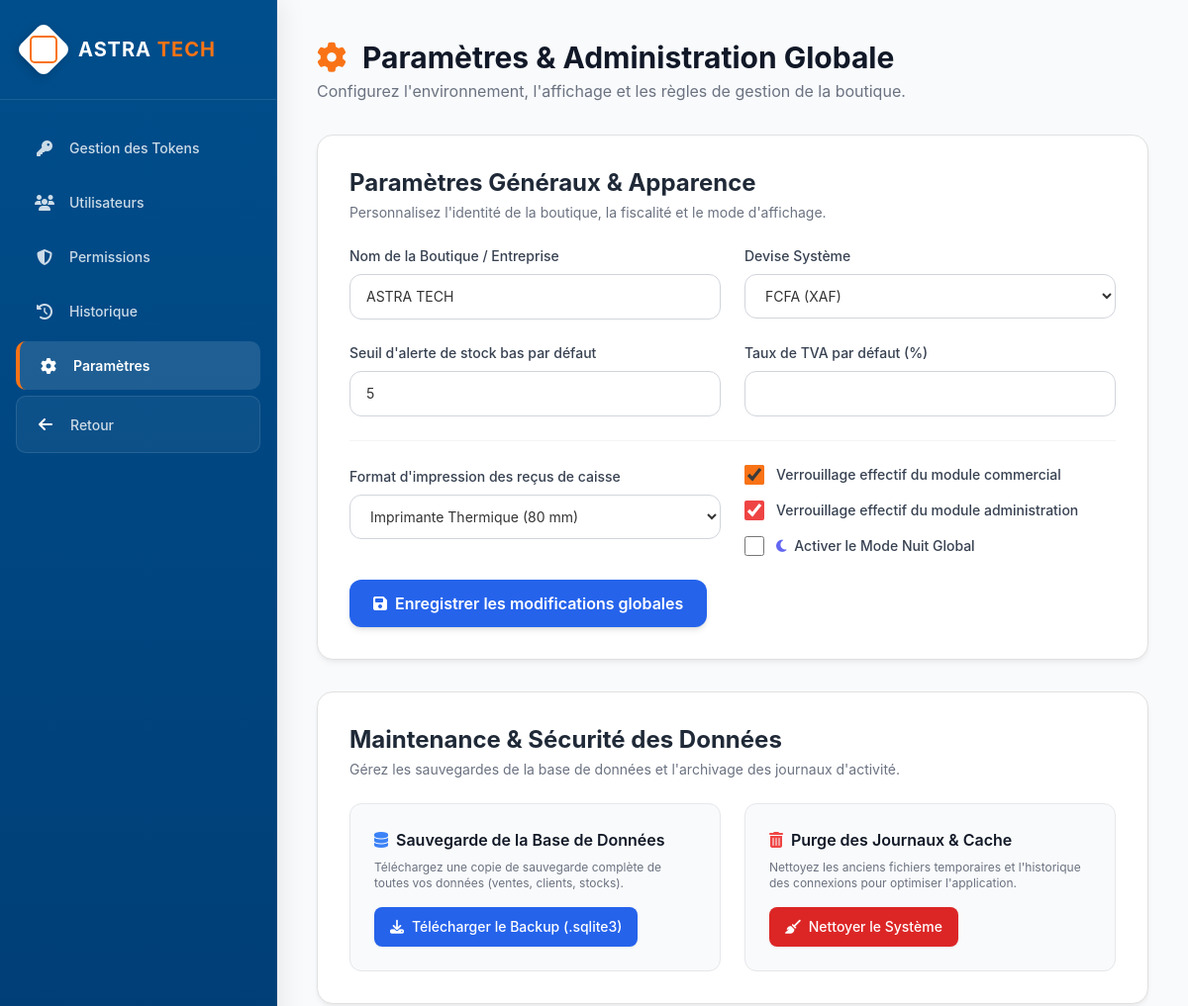
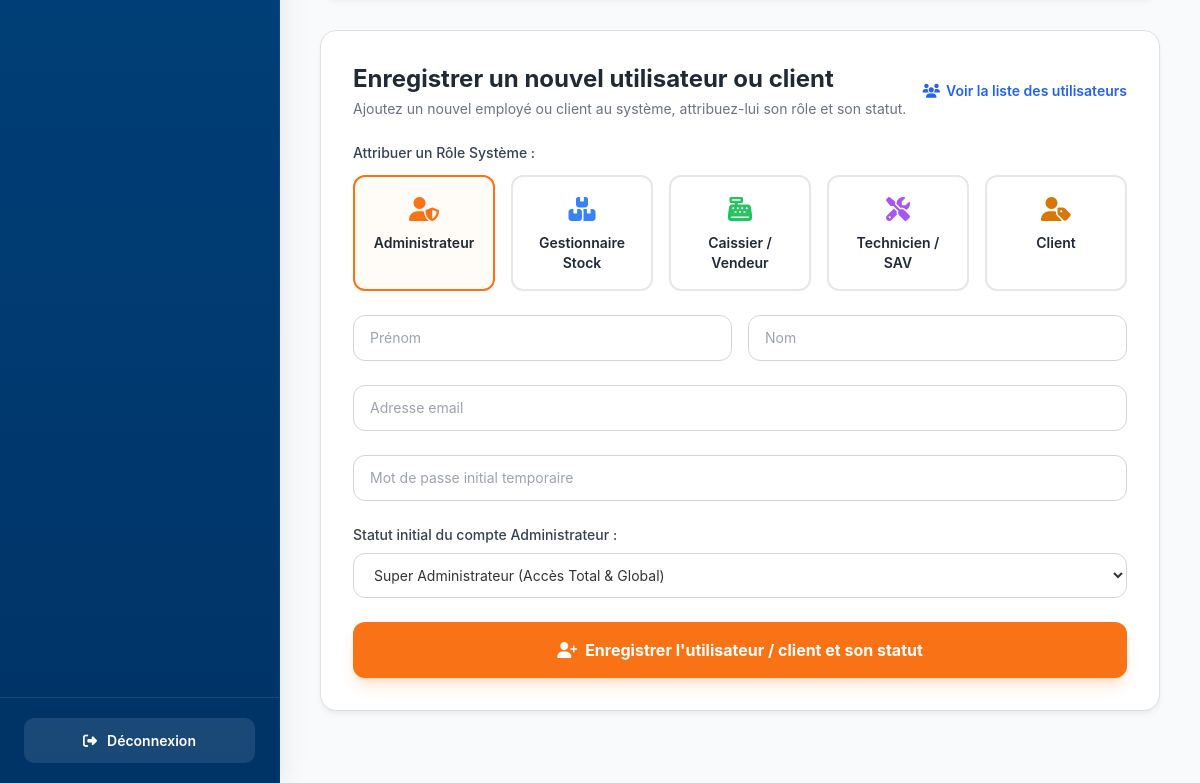
/parametres/ (signed in), run on the app's committed database (2 pictures, top to bottom).
### astra/models.py (models this page shows, shortened)
class ParametreGlobal(models.Model):
    nom_boutique = models.CharField(
        max_length=255,
        default="ASTRA TECH"
    )
    verrou_commercial = models.BooleanField(
        default=False
    )
    verrou_admin = models.BooleanField(
        default=False
    )
    seuil_stock = models.IntegerField(
        default=5
    )
    taux_tva = models.DecimalField(
        max_digits=5,
        decimal_places=2,
        default=19.25
    )

### astra/views.py (the view, shortened to what this page needs)
# urls.py: path("parametres/", views.parametres_page_view, name="parametres_page"),
@role_required(allowed_roles=['admin','entreprise'])
def parametres_page_view(request):
    config, created = ParametreGlobal.objects.get_or_create(id=1)
    context = {
        'config': config
    }
    return render(request, 'astra/parametres.html', context)

### astra/Templates/astra/parametres.html (shortened to what this page needs)
<!DOCTYPE html>
<html lang="fr">
<head>
    <script src="https://cdn.tailwindcss.com"></script>
    <link rel="stylesheet" href="https://cdnjs.cloudflare.com/ajax/libs/font-awesome/6.4.0/css/all.min.css">
</head>
<body>
    <aside class="sidebar">
        <div class="sidebar-brand">
            <div class="sidebar-logo">
                <div class="sidebar-logo-inner"></div>
            </div>
            <div class="sidebar-title">ASTRA <span>TECH</span></div>
        </div>
        <ul class="nav-menu">
            <li><a href="{% url 'astra:token_accueil' %}"><i class="fas fa-key"></i> Gestion des Tokens</a></li>
            <li><a href="{% url 'astra:page_utilisateurs' %}"><i class="fas fa-users"></i> Utilisateurs</a></li>
            <li><a href="{% url 'astra:permissions_page' %}"><i class="fas fa-shield-alt"></i> Permissions</a></li>
            <li><a href="{% url 'astra:historiques_page' %}"><i class="fas fa-history"></i> Historique</a></li>
            <li><a href="{% url 'astra:parametres_page' %}" class="active"><i class="fas fa-cog"></i> Paramètres</a></li>
            <li>
                <a href="#" onclick="history.back(); return false;" class="back-link">
                    <i class="fas fa-arrow-left text-white text-lg"></i>
                    <span>Retour</span>
                </a>
            </li>
        </ul>
        <div class="sidebar-footer">
            <a href="{% url 'astra:login' %}" class="btn-logout" id="loginBtn">
                <i class="fas fa-sign-out-alt"></i> Déconnexion
            </a>
        </div>
    </aside>
    <div class="main-content">
        <header class="flex flex-col sm:flex-row justify-between items-start sm:items-center gap-4 mb-8">
            <div>
                <h1 class="text-3xl font-bold text-gray-900 dark:text-white flex items-center">
                    <i class="fas fa-cog text-orange-500 mr-4"></i>
                    Paramètres & Administration Globale
                </h1>
                <p class="text-gray-500 dark:text-gray-400 mt-1">Configurez l'environnement, l'affichage et les règles de gestion de la boutique.</p>
            </div>
        </header>
        <div class="card p-8 mb-8">
            <div class="mb-6">
                <h2 class="text-2xl font-bold text-gray-800 dark:text-white">Paramètres Généraux & Apparence</h2>
                <p class="text-sm text-gray-500 dark:text-gray-400 mt-1">Personnalisez l'identité de la boutique, la fiscalité et le mode d'affichage.</p>
            </div>
            <form id="global-settings-form" class="space-y-6" onsubmit="return false;">
                <div class="grid grid-cols-1 sm:grid-cols-2 gap-6">
                    <div>
                        <label class="block text-sm font-medium text-gray-700 dark:text-gray-300 mb-2">Nom de la Boutique / Entreprise</label>
                        <input type="text" id="shop-name" value="{{ config.nom_boutique }}" class="w-full px-4 py-3 rounded-xl border border-gray-300 focus:ring-2 focus:ring-orange-500 focus:border-orange-500 outline-none text-sm bg-white" required>
                    </div>
                    <div>
                        <label class="block text-sm font-medium text-gray-700 dark:text-gray-300 mb-2">Devise Système</label>
                        <select id="shop-currency" class="w-full px-4 py-3 rounded-xl border border-gray-300 focus:ring-2 focus:ring-orange-500 focus:border-orange-500 outline-none text-sm bg-white">
                            <option value="FCFA">FCFA (XAF)</option>
                        </select>
                    </div>
                </div>
                <div class="grid grid-cols-1 sm:grid-cols-2 gap-6">
                    <div>
                        <label class="block text-sm font-medium text-gray-700 dark:text-gray-300 mb-2">Seuil d'alerte de stock bas par défaut</label>
                        <input type="number" id="stock-threshold" value="{{ config.seuil_stock }}" min="1" class="w-full px-4 py-3 rounded-xl border border-gray-300 focus:ring-2 focus:ring-orange-500 focus:border-orange-500 outline-none text-sm bg-white" required>
                    </div>
                    <div>
                        <label class="block text-sm font-medium text-gray-700 dark:text-gray-300 mb-2">Taux de TVA par défaut (%)</label>
                        <input type="number" id="tax-rate" value="{{ config.taux_tva }}" step="0.01" min="0" class="w-full px-4 py-3 rounded-xl border border-gray-300 focus:ring-2 focus:ring-orange-500 focus:border-orange-500 outline-none text-sm bg-white" required>
                    </div>
                </div>
                <div class="grid grid-cols-1 sm:grid-cols-2 gap-6 items-center pt-2 border-t border-gray-100 dark:border-slate-800">
                    <div>
                        <label class="block text-sm font-medium text-gray-700 dark:text-gray-300 mb-2">Format d'impression des reçus de caisse</label>
                        <select id="receipt-format" class="w-full px-4 py-3 rounded-xl border border-gray-300 focus:ring-2 focus:ring-orange-500 focus:border-orange-500 outline-none text-sm bg-white">
                            <option value="thermal">Imprimante Thermique (80 mm)</option>
                        </select>
                    </div>
                    <div class="space-y-4 pt-4">
                        <label class="flex items-center cursor-pointer select-none">
                            <input type="checkbox" id="lock-commercial-mode" {% if config.verrou_commercial %}checked{% endif %} class="w-5 h-5 accent-orange-500 rounded cursor-pointer">
                            <span class="ml-3 text-sm font-medium text-gray-700 dark:text-gray-300">Verrouillage effectif du module commercial</span>
                        </label>
                        <label class="flex items-center cursor-pointer select-none">
                            <input type="checkbox" id="lock-admin-mode" {% if config.verrou_admin %}checked{% endif %} class="w-5 h-5 accent-red-500 rounded cursor-pointer">
                            <span class="ml-3 text-sm font-medium text-gray-700 dark:text-gray-300">Verrouillage effectif du module administration</span>
                        </label>
                        <label class="flex items-center cursor-pointer select-none">
                            <input type="checkbox" id="dark-mode-toggle" class="w-5 h-5 accent-indigo-600 rounded cursor-pointer">
                            <span class="ml-3 text-sm font-medium text-gray-700 dark:text-gray-300"><i class="fas fa-moon text-indigo-500 mr-1"></i> Activer le Mode Nuit Global</span>
                        </label>
                    </div>
                </div>
                <button type="button" id="save-settings-btn" class="px-6 py-3 bg-blue-600 hover:bg-blue-700 text-white font-semibold rounded-xl transition-all shadow-md flex items-center gap-2 cursor-pointer">
                    <i class="fas fa-save"></i> Enregistrer les modifications globales
                </button>
            </form>
        </div>
        <div class="card p-8 mb-8">
            <div class="mb-6">
                <h2 class="text-2xl font-bold text-gray-800 dark:text-white">Maintenance & Sécurité des Données</h2>
                <p class="text-sm text-gray-500 dark:text-gray-400 mt-1">Gérez les sauvegardes de la base de données et l'archivage des journaux d'activité.</p>
            </div>
            <div class="grid grid-cols-1 md:grid-cols-2 gap-6">
                <div class="p-6 bg-gray-50 dark:bg-slate-800 rounded-xl border border-gray-200 dark:border-slate-700 flex flex-col justify-between">
                    <div>
                        <h3 class="font-semibold text-gray-900 dark:text-white flex items-center gap-2 mb-2">
                            <i class="fas fa-database text-blue-500"></i> Sauvegarde de la Base de Données
                        </h3>
                        <p class="text-xs text-gray-500 dark:text-gray-400 mb-4">Téléchargez une copie de sauvegarde complète de toutes vos données (ventes, clients, stocks).</p>
                    </div>
                    <button type="button" id="backup-btn" class="px-4 py-2.5 bg-blue-600 hover:bg-blue-700 text-white font-medium text-sm rounded-lg transition-all shadow-sm flex items-center justify-center gap-2 w-fit cursor-pointer">
                        <i class="fas fa-download"></i> Télécharger le Backup (.sqlite3)
                    </button>
                </div>
                <div class="p-6 bg-gray-50 dark:bg-slate-800 rounded-xl border border-gray-200 dark:border-slate-700 flex flex-col justify-between">
                    <div>
                        <h3 class="font-semibold text-gray-900 dark:text-white flex items-center gap-2 mb-2">
                            <i class="fas fa-trash-alt text-red-500"></i> Purge des Journaux & Cache
                        </h3>
                        <p class="text-xs text-gray-500 dark:text-gray-400 mb-4">Nettoyez les anciens fichiers temporaires et l'historique des connexions pour optimiser l'application.</p>
                    </div>
                    <button type="button" id="purge-btn" class="px-4 py-2.5 bg-red-600 hover:bg-red-700 text-white font-medium text-sm rounded-lg transition-all shadow-sm flex items-center justify-center gap-2 w-fit cursor-pointer">
                        <i class="fas fa-broom"></i> Nettoyer le Système
                    </button>
                </div>
            </div>
        </div>
        <div class="card p-8 mb-8">
            <div class="flex flex-col sm:flex-row justify-between items-start sm:items-center gap-4 mb-6">
                <div>
                    <h2 class="text-2xl font-bold text-gray-800 dark:text-white">Enregistrer un nouvel utilisateur ou client</h2>
                    <p class="text-sm text-gray-500 dark:text-gray-400 mt-1">Ajoutez un nouvel employé ou client au système, attribuez-lui son rôle et son statut.</p>
                </div>
                <a href="{% url 'astra:page_utilisateurs' %}" class="text-sm font-semibold text-blue-600 hover:text-blue-800 dark:text-blue-400 flex items-center gap-1.5 transition-colors">
                    <i class="fas fa-users"></i> Voir la liste des utilisateurs
                </a>
            </div>
            <form id="create-user-form" class="space-y-6">
                <div>
                    <label class="block text-sm font-medium text-gray-700 dark:text-gray-300 mb-3">Attribuer un Rôle Système :</label>
                    <div class="grid grid-cols-1 sm:grid-cols-2 lg:grid-cols-5 gap-4" id="role-selector">
                        <div class="role-card border-2 border-orange-500 bg-orange-50/50 rounded-xl p-4 text-center transition-all cursor-pointer" data-role="Administrateur">
                            <i class="fas fa-user-shield text-2xl text-orange-500 mb-2"></i>
                            <div class="font-semibold text-sm text-gray-800 dark:text-gray-200">Administrateur</div>
                        </div>
                        <div class="role-card border-2 border-gray-200 rounded-xl p-4 text-center transition-all cursor-pointer" data-role="Gestionnaire Stock">
                            <i class="fas fa-boxes text-2xl text-blue-500 mb-2"></i>
                            <div class="font-semibold text-sm text-gray-800 dark:text-gray-200">Gestionnaire Stock</div>
                        </div>
                        <div class="role-card border-2 border-gray-200 rounded-xl p-4 text-center transition-all cursor-pointer" data-role="Caissier / Vendeur">
                            <i class="fas fa-cash-register text-2xl text-green-500 mb-2"></i>
                            <div class="font-semibold text-sm text-gray-800 dark:text-gray-200">Caissier / Vendeur</div>
                        </div>
                        <div class="role-card border-2 border-gray-200 rounded-xl p-4 text-center transition-all cursor-pointer" data-role="Technicien / SAV">
                            <i class="fas fa-tools text-2xl text-purple-500 mb-2"></i>
                            <div class="font-semibold text-sm text-gray-800 dark:text-gray-200">Technicien / SAV</div>
                        </div>
                        <div class="role-card border-2 border-gray-200 rounded-xl p-4 text-center transition-all cursor-pointer" data-role="Client">
                            <i class="fas fa-user-tag text-2xl text-amber-600 mb-2"></i>
                            <div class="font-semibold text-sm text-gray-800 dark:text-gray-200">Client</div>
                        </div>
                    </div>
                </div>
                <div class="grid grid-cols-1 sm:grid-cols-2 gap-4">
                    <div>
                        <input type="text" id="new-user-firstname" placeholder="Prénom" class="w-full px-4 py-3 rounded-xl border border-gray-300 focus:ring-2 focus:ring-orange-500 focus:border-orange-500 outline-none text-sm bg-white" required>
                    </div>
                    <div>
                        <input type="text" id="new-user-lastname" placeholder="Nom" class="w-full px-4 py-3 rounded-xl border border-gray-300 focus:ring-2 focus:ring-orange-500 focus:border-orange-500 outline-none text-sm bg-white" required>
                    </div>
                </div>
                <div>
                    <input type="email" id="new-user-email" placeholder="Adresse email" class="w-full px-4 py-3 rounded-xl border border-gray-300 focus:ring-2 focus:ring-orange-500 focus:border-orange-500 outline-none text-sm bg-white" required>
                </div>
                <div>
                    <input type="password" id="new-user-password" placeholder="Mot de passe initial temporaire" class="w-full px-4 py-3 rounded-xl border border-gray-300 focus:ring-2 focus:ring-orange-500 focus:border-orange-500 outline-none text-sm bg-white" required>
                </div>
                <div>
                    <label id="status-label" class="block text-sm font-medium text-gray-700 dark:text-gray-300 mb-2">Statut initial du compte employé :</label>
                    <select id="new-user-status" class="w-full px-4 py-3 rounded-xl border border-gray-300 focus:ring-2 focus:ring-orange-500 focus:border-orange-500 outline-none text-sm bg-white dark:bg-slate-900 dark:border-slate-700 dark:text-white" required>
                    </select>
                </div>
                <button type="submit" class="w-full py-4 bg-orange-500 hover:bg-orange-600 text-white font-bold rounded-xl transition-all shadow-lg shadow-orange-500/20 flex items-center justify-center gap-2 cursor-pointer">
                    <i class="fas fa-user-plus"></i> Enregistrer l'utilisateur / client et son statut
                </button>
            </form>
        </div>
    </div>
</body>
</html>

### data on the page
ParametreGlobal: nom_boutique "ASTRA TECH", seuil_stock "5", verrou_commercial "☑", verrou_admin "☑"
